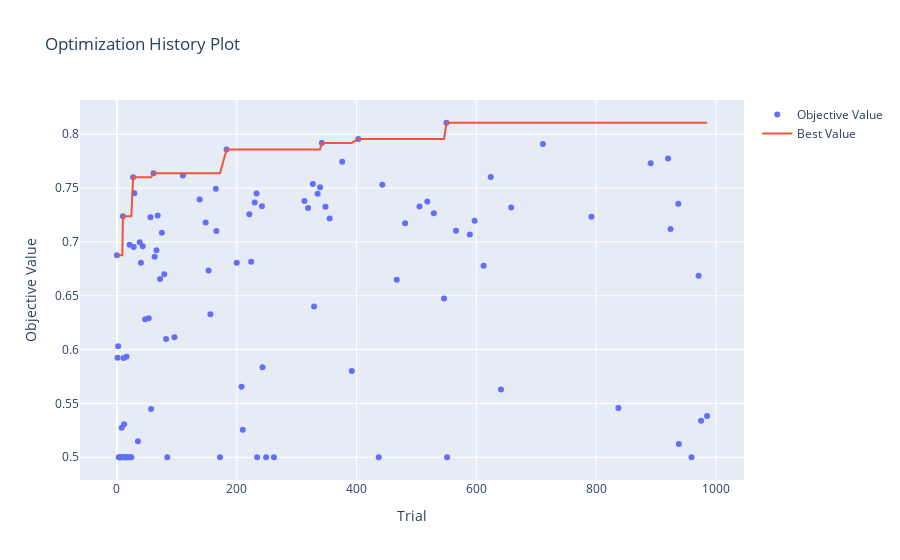

Notebook source saved alongside this figure:
### Code cell
optuna.visualization.plot_optimization_history(study_max)
